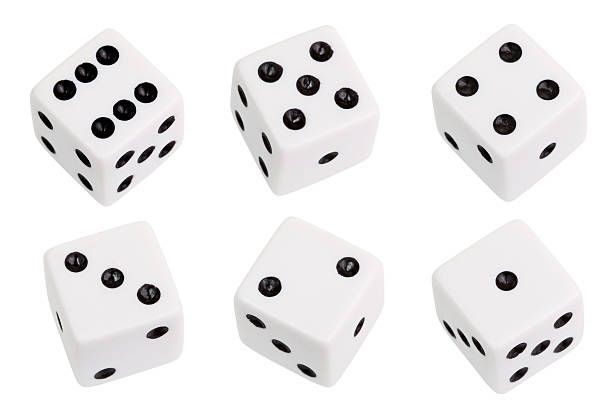
#> input picture bt7.jpg, 612 x 408 px
$ python bt7.py
#> lines starting #> are read from the running program, lines starting #| are printed output that depends on the picture; after the words box and inside, x2 and y2 are one past the last pixel; in counts of white or black regions, pixels touching at a corner belong together
import cv2
import numpy as np


def nothing(x):
    pass
def countX(lst, x):     # find num of element x in lst
    count = 0
    for ele in lst:
        if (ele == x):
            count = count + 1
    return count

img = cv2.imread('bt7.jpg')
#> img is the input picture: shape (408, 612, 3); mean B, G, R 235.2, 234.8, 235.9
# create trackbar to tune value of some functions
cv2.namedWindow('Trackbar')
cv2.createTrackbar('Low','Trackbar',1,255,nothing)
cv2.createTrackbar('High','Trackbar',1,255,nothing)
cv2.createTrackbar('AreaFilter','Trackbar',1,1000,nothing)
cv2.createTrackbar('MinSizeOfContour','Trackbar',1,25,nothing)
cv2.setTrackbarPos('Low','Trackbar',37)
cv2.setTrackbarPos('High','Trackbar',172)
cv2.setTrackbarPos('MinSizeOfContour','Trackbar',4)
# Conver  RGB to Gray
gray = cv2.cvtColor(img, cv2.COLOR_BGR2GRAY)
while True:
    # Get value of Trackbar
    Low = cv2.getTrackbarPos('Low','Trackbar')
    High = cv2.getTrackbarPos('High','Trackbar')
    edges = cv2.Canny(gray,Low,High)
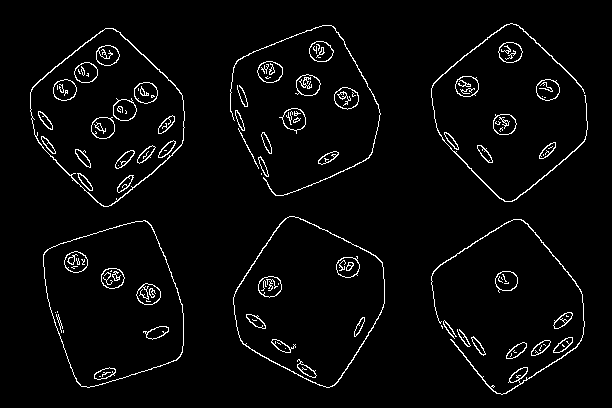
#> edges: shape (408, 612); 3.4% white in thin lines or dots, all inside (x1, y1, x2, y2) = (30, 23, 588, 395)
    edgesNonMor = edges
    # Change the image to get the best mask
    edges = cv2.dilate(edges, None, iterations=1)
#> edges: shape (408, 612); 10.6% white; 41 white regions, largest, box (x1, y1, x2, y2) and area: (430, 218, 586, 396) 2866, (29, 27, 186, 208) 2778, (430, 22, 589, 203) 2141
    edges = cv2.erode(edges, None, iterations=1)
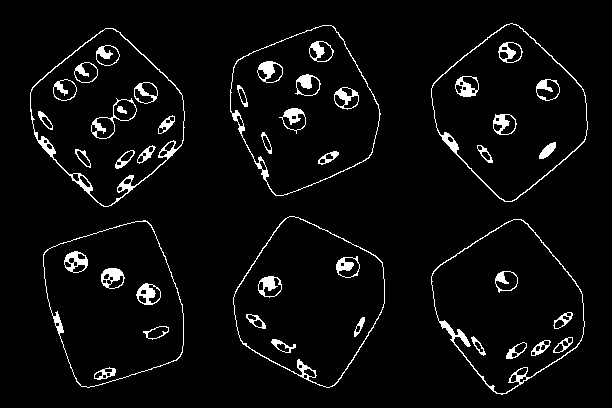
#> edges: shape (408, 612); 4.6% white; 47 white regions
    contours, hierarchy = cv2.findContours(edges,cv2.RETR_EXTERNAL,cv2.CHAIN_APPROX_NONE)
#> contours = 6 contours; box (x1, y1, x2, y2) and area: (431, 23, 588, 202) 18128, (30, 28, 185, 207) 18078, (230, 25, 381, 196) 17970, (233, 216, 385, 388) 17702, (431, 219, 585, 395) 17655, (43, 220, 184, 388) 17414
    numContour = 0
    grayNonBounding = gray
    #find bounding box by eject small contours
    for contour in contours:
        if cv2.contourArea(contour) < cv2.getTrackbarPos('AreaFilter','Trackbar'):
            continue
        cv2.drawContours(edgesNonMor, [contour], -1, (0,0,0), 2)
        cv2.drawContours(img, [contour], -1, (255,0,0), 3)
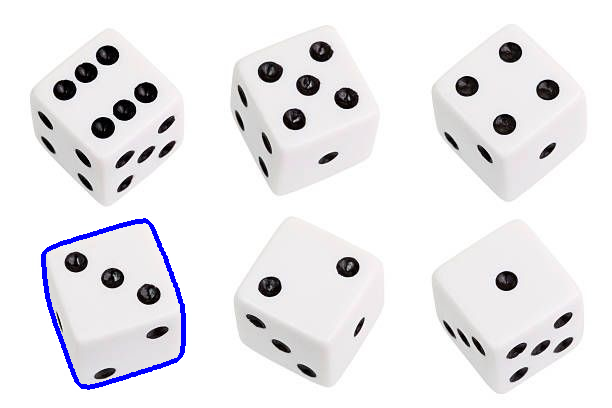
#> img: shape (408, 612, 3); 0.94% of pixels changed, all inside (x1, y1, x2, y2) = (41, 218, 186, 390)
        numContour +=1

    mask = np.zeros(edgesNonMor.shape )
    maskToKmean =np.zeros(edgesNonMor.shape )
    contours, hierarchy = cv2.findContours(edgesNonMor,cv2.RETR_EXTERNAL,cv2.CHAIN_APPROX_SIMPLE)
#> contours = 68 contours, 21 with area under 20; largest, box (x1, y1, x2, y2) and area: (257, 61, 283, 83) 418, (334, 87, 359, 110) 408, (91, 117, 115, 139) 402, (279, 108, 306, 134) 401, (295, 74, 321, 96) 398
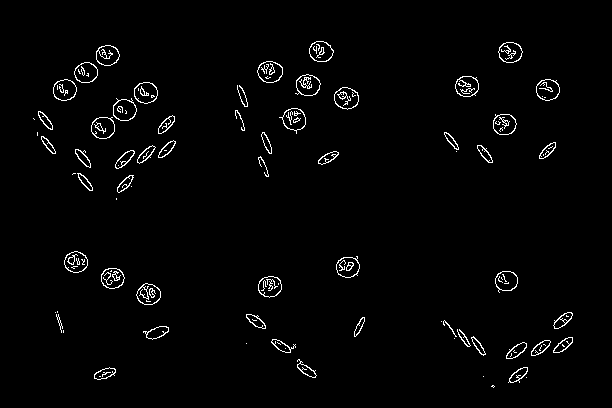
#> edgesNonMor: shape (408, 612); 2% white in thin lines or dots, all inside (x1, y1, x2, y2) = (33, 41, 573, 388)
    maskToKmean = []
    imgToKmean = np.zeros(edgesNonMor.shape )
    num = 0
    #find points by eject big contours
    for contour in contours:
        if cv2.contourArea(contour) < cv2.getTrackbarPos('MinSizeOfContour','Trackbar'):
            continue
        cv2.drawContours(mask, [contour], -1, (255,0,0), 2)
        M = cv2.moments(contour)
        #Put situation of point into array for input of Kmean
        cX = int(M["m10"] / M["m00"])
        cY = int(M["m01"] / M["m00"])
        imgToKmean[cY,cX] = 255
        maskToKmean.append([cY,cX])
        num +=1

    maskToKmean = np.float32(maskToKmean)
    criteria = (cv2.TERM_CRITERIA_EPS + cv2.TERM_CRITERIA_MAX_ITER, 10, 1.0)
    #Inplement Kmean to find group of points
    ret,label,center=cv2.kmeans(maskToKmean,numContour,None,criteria,10,cv2.KMEANS_RANDOM_CENTERS)
    center = center.astype(int)
    elementCounter  = 0
    elementNum = 0
    #Compute sum of element for each region.
    for cen in center:
        print(cen)
        elementCounter = countX(label,elementNum )
        elementNum += 1
        print(elementCounter)
        mask[cen[0],cen[1]]= 255
        cv2.putText(img, str(elementCounter), (cen[1], cen[0]),cv2.FONT_HERSHEY_SIMPLEX, 1, (0,0, 255), 4)
        cv2.circle(mask, (cen[1],cen[0]), 5, (255), -1)
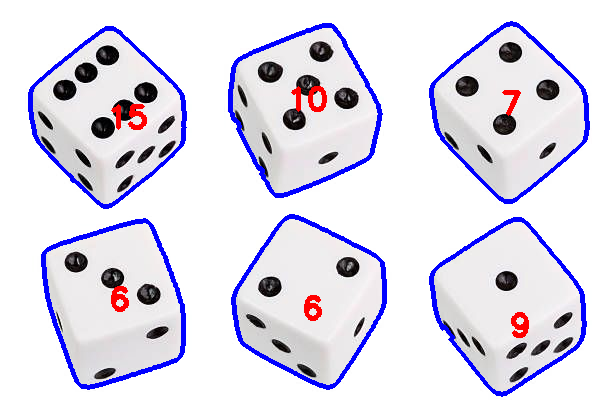
#> img: shape (408, 612, 3); 5.08% of pixels changed, all inside (x1, y1, x2, y2) = (28, 21, 590, 397)
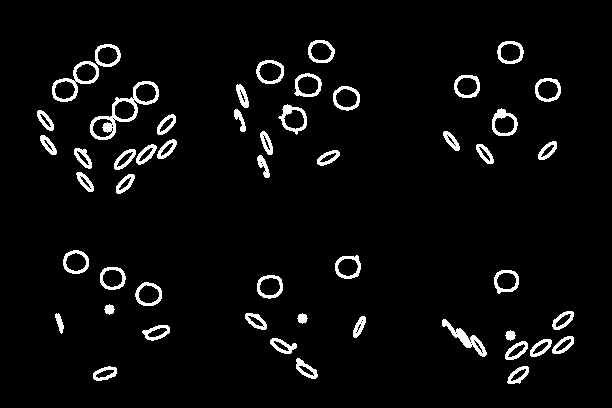
#> mask: shape (408, 612) float64; 4.4% white; 51 white regions, largest, box (x1, y1, x2, y2) and area: (90, 81, 159, 140) 821, (52, 61, 99, 102) 475, (442, 319, 487, 357) 435
#> after the loop, elementNum = 6
    cv2.putText(img, "Sum of point: "+ str(len(maskToKmean)), (10, 30),cv2.FONT_HERSHEY_SIMPLEX, 1, (0,255, 0), 2)
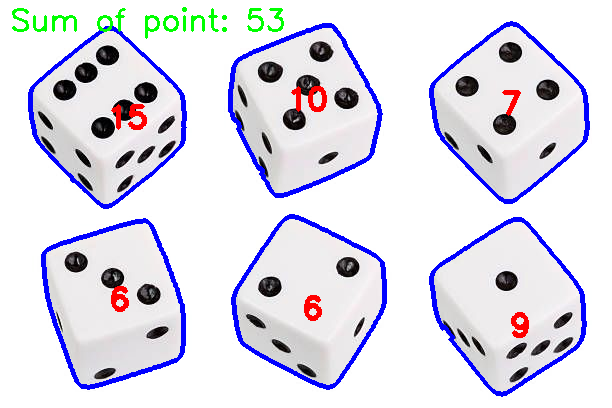
#> img: shape (408, 612, 3); 0.66% of pixels changed, all inside (x1, y1, x2, y2) = (12, 7, 284, 39)
    cv2.imshow('img',img)
    if cv2.waitKey(30) == ord('q'):
#> (key q is pressed here)
        break
cv2.destroyAllWindows()
